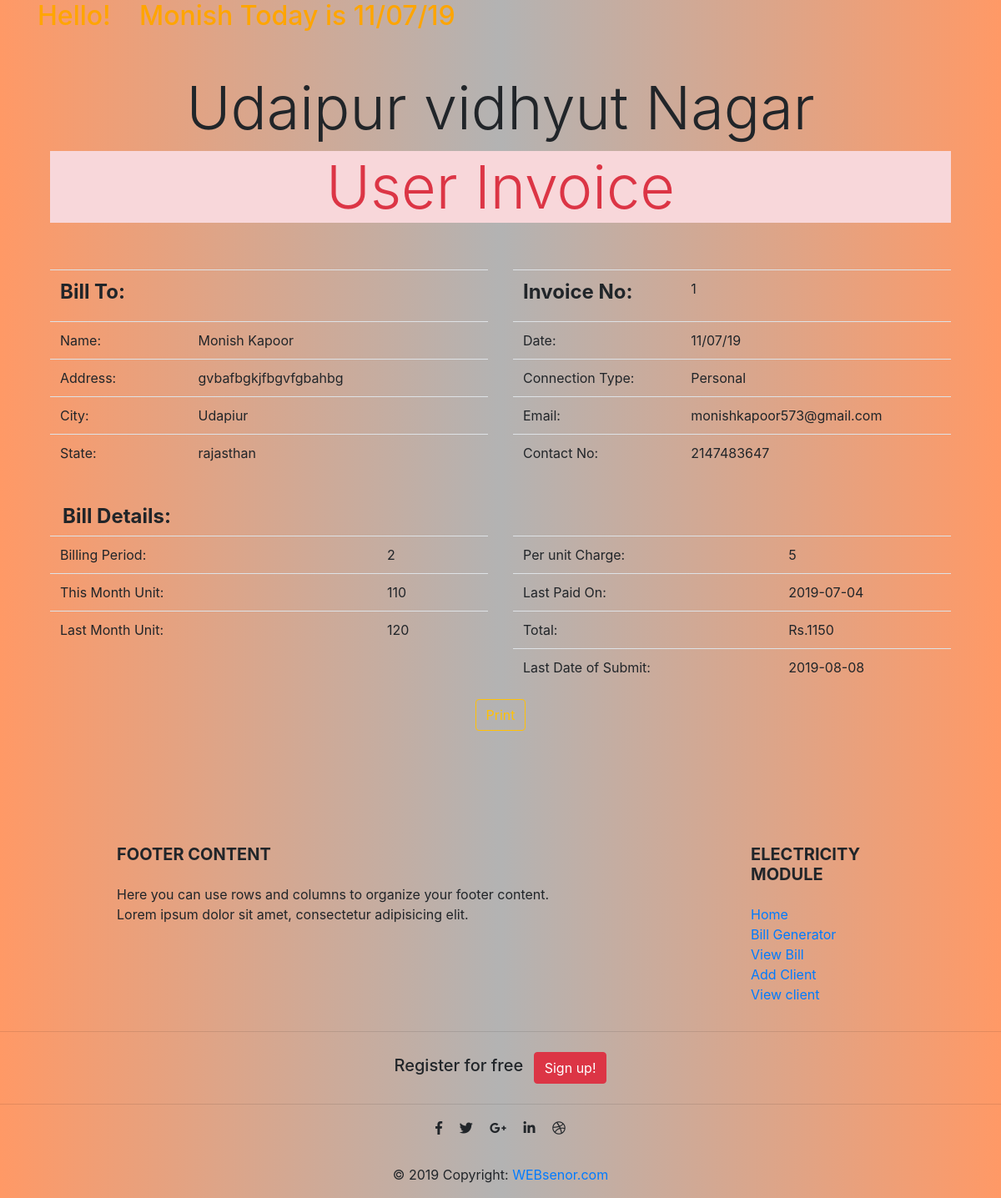
/bill.php?id=1, run on the app's committed database.
### tables this page shows
CREATE TABLE `register` (
  `id` int(50) NOT NULL,
  `fname` varchar(30) NOT NULL,
  `lname` varchar(30) NOT NULL,
  `address` varchar(200) NOT NULL,
  `city` varchar(20) NOT NULL,
  `state` varchar(20) NOT NULL,
  `email` varchar(30) NOT NULL,
  `password` varchar(20) NOT NULL,
  `phone` int(200) NOT NULL,
  `account` int(200) NOT NULL,
  `connection` varchar(25) NOT NULL
);

CREATE TABLE `billing` (
  `id` int(35) NOT NULL,
  `user` varchar(35) NOT NULL,
  `period` int(35) NOT NULL,
  `last_date` date NOT NULL,
  `cu` int(200) NOT NULL,
  `pu` int(100) NOT NULL,
  `unit` int(5) NOT NULL DEFAULT '5',
  `ldate` date NOT NULL,
  `total` int(255) NOT NULL
);

### bill.php (the view, shortened to what this page needs)
<?php
include('db.php');
$row= $_GET['id'];
$query= "SELECT * FROM register WHERE `id` = '".$row."'";
$result = mysqli_query($conn,$query);
 ?>
 <head>
</head>
 <body>
	<?php while($new = mysqli_fetch_row($result)) { ?>
 <div class="invoice container">
	   	<h4 style="color:orange; font-size:2rem;"><marquee behavior="alternate" direction="left">Hello! &nbsp; &nbsp;<?php echo $new["1"]; ?>&nbsp;<?php echo "Today is ".date("d/m/y")."<br>"; ?></marquee></h4>
     <div class="container mt-5 mb-5" align="center">
          	<h2 class="display-3">Udaipur vidhyut Nagar</h2>
          		<h3 align="center" class="display-3 text-danger alert-danger">User Invoice</h3>
          	<br>
          	<br>
               <div class="row">
               	    <div class="col-lg-6">
               	    	   	<table width="100" class="table table-hover">
						    <tbody>
						      <tr>
						      	<td colspan="2"><h4><b>Bill To:</b></h4></td>
						      </tr>
						      <tr>
						        <td> Name:</td>
						        <td><?php echo $new["1"]; ?>&nbsp;<?php echo $new["2"]; ?></td>
						      </tr>
						        <tr>
						        <td>Address:</td>
						        <td><?php echo $new["3"]; ?></td>
						      </tr>
						        <tr>
						        <td>City:</td>
						        <td><?php echo $new["4"]; ?></td>
						      </tr>
                              <tr>
						        <td>State:</td>
						        <td><?php echo $new["5"]; ?></td>
						      </tr>
						    </tbody>
						  </table>
                    </div>
                    <div class="col-lg-6">
                    	<table width="100" class="table table-hover">
						    <tbody>
						    	 <tr>
						        <td><h4><b>Invoice No:</b></h4></td>
						        <td><?php echo $new["0"]; ?></td>
						      </tr>
						       <tr>
						        <td>Date:</td>
						        <td><?php echo date("d/m/y"); ?></td>
						      </tr>
						        <tr>
						        <td>Connection Type:</td>
						        <td><?php echo $new["10"]; ?></td>
						      </tr>
						      <tr>
						        <td>Email:</td>
						        <td><?php echo $new["6"]; ?></td>
						      </tr>
						          <tr>
						        <td>Contact No:</td>
						        <td><?php echo $new["8"]; ?></td>
						      </tr>
						    </tbody>
						  </table>
                       </div>
                   </div>
               <?php } ?>
<?php
                   $query= "SELECT * FROM billing WHERE `id` = $row";
					$result = mysqli_query($conn,$query);
					 ?>
                   <h4 class="display-5 mt-4 container" align="left"><b>Bill Details:</b></h4>
                   <?php while($new = mysqli_fetch_row($result)) { ?>
                  <div class="row">
               	    <div class="col-lg-6">
                       <table class="table" >
						    <tbody>
						    	 <tr>
						        <td>Billing Period:</td>
						        <td><?php echo $new['2']; ?></td>
						      </tr>
						       <tr>
						        <td>This Month Unit:</td>
						        <td><?php echo $new['4']; ?></td>
						      </tr>
						        <tr>
						        <td>Last Month Unit:</td>
						        <td><?php echo $new['5'] ?></td>
						      </tr>
						    </tbody>
						  </table>
						</div>
						   <div class="col-lg-6">
                       <table class="table" >
						    <tbody>
						    	 <tr>
						        <td>Per unit Charge:</td>
						        <td><?php echo $new['6'] ?></td>
						      </tr>
						         <tr>
						        <td>Last Paid On:</td>
						        <td><?php echo $new['3']; ?></td>
						      </tr>
						        <tr>
						        <td>Total:</td>
						        <td>Rs.<?php echo  $new['8'] ?></td>
						      </tr>
						         <tr>
						        <td>Last Date of Submit:</td>
						        <td><?php echo $new['7']; ?></td>
						      </tr>
						    </tbody>
						  </table>
						</div>
					</div>
	<?php  } ?>
		                       <center><a href="#" class="btn btn-md btn-outline-warning" >Print</a></center>
		                   </div>
		               </div>
		               <br>
		               <br>
</body>
<?php include('footer.php'); ?>
</html>

### bill.php (style rules this page uses)
body { background:-webkit-linear-gradient(left,#ff9966,#b3b3b3,#ff9966); }

### footer.php (style rules this page uses)
body { background:-webkit-linear-gradient(left,#ff9966,#b3b3b3,#ff9966); }

### data on the page
register: fname "Monish", lname "Kapoor", address "gvbafbgkjfbgvfgbahbg", city "Udapiur", state "rajasthan", id "1", connection "Personal", email "monishkapoor573@gmail.com", phone "2147483647"
billing: period "2", cu "110", pu "120", unit "5", last_date "2019-07-04", total "1150", ldate "2019-08-08"
